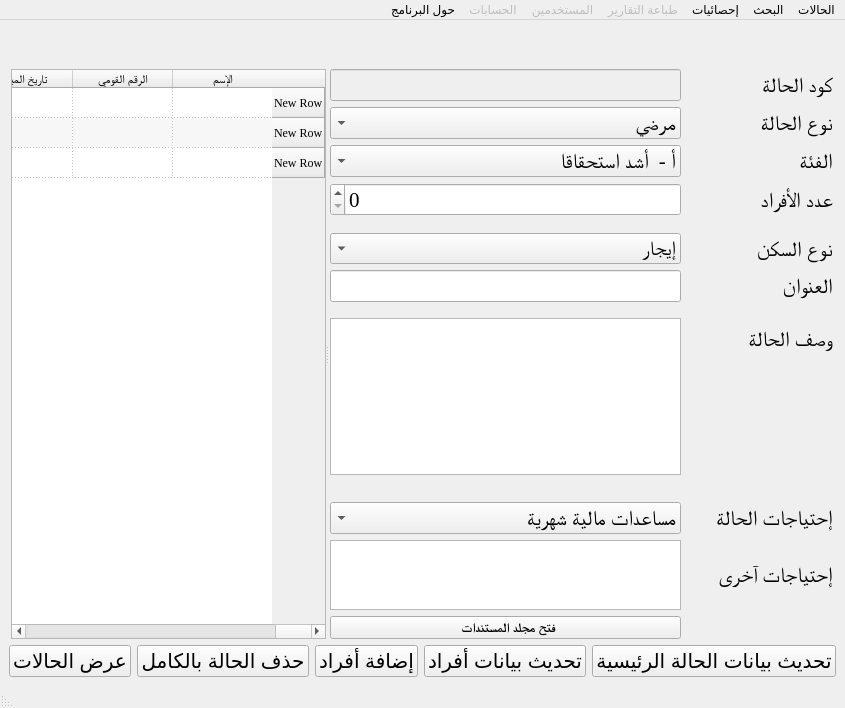
<?xml version="1.0" encoding="UTF-8"?>
<ui version="4.0">
 <class>show_case_in_form</class>
 <widget class="QMainWindow" name="show_case_in_form">
  <property name="geometry">
   <rect>
    <x>0</x>
    <y>0</y>
    <width>809</width>
    <height>708</height>
   </rect>
  </property>
  <property name="windowTitle">
   <string>برنامج جمعية مسجد الرحمن لإدارة الحالات - عرض نموذج الحالة - نسخة تجريبية</string>
  </property>
  <property name="layoutDirection">
   <enum>Qt::RightToLeft</enum>
  </property>
  <property name="styleSheet">
   <string notr="true">QPushButton{

    background-color:
        linear-gradient(#f0ff35, #a9ff00),
        radial-gradient(center 50% -40%, radius 200%, #b8ee36 45%, #80c800 50%);
    background-radius: 6, 5;
    background-insets: 0, 1;
    effect: dropshadow( three-pass-box , rgba(0,0,0,0.4) , 5, 0.0 , 0 , 1 );
    text-fill: #395306;

}</string>
  </property>
  <widget class="QWidget" name="centralwidget">
   <layout class="QGridLayout" name="gridLayout">
    <item row="0" column="1">
     <spacer name="verticalSpacer">
      <property name="font">
       <font>
        <family>Times New Roman</family>
       </font>
      </property>
      <property name="orientation">
       <enum>Qt::Vertical</enum>
      </property>
      <property name="sizeType">
       <enum>QSizePolicy::Fixed</enum>
      </property>
      <property name="sizeHint" stdset="0">
       <size>
        <width>20</width>
        <height>40</height>
       </size>
      </property>
     </spacer>
    </item>
    <item row="2" column="1">
     <layout class="QHBoxLayout" name="horizontalLayout">
      <item>
       <widget class="QPushButton" name="btn_update_main_case">
        <property name="font">
         <font>
          <pointsize>15</pointsize>
         </font>
        </property>
        <property name="styleSheet">
         <string notr="true"/>
        </property>
        <property name="text">
         <string>تحديث بيانات الحالة الرئيسية</string>
        </property>
       </widget>
      </item>
      <item>
       <widget class="QPushButton" name="btn_update_people">
        <property name="enabled">
         <bool>true</bool>
        </property>
        <property name="font">
         <font>
          <pointsize>15</pointsize>
         </font>
        </property>
        <property name="toolTip">
         <string>حدد أولا الرقم القومي للفرد ثم اضغط هنا</string>
        </property>
        <property name="text">
         <string>تحديث بيانات أفراد</string>
        </property>
       </widget>
      </item>
      <item>
       <widget class="QPushButton" name="btn_add_people">
        <property name="font">
         <font>
          <pointsize>15</pointsize>
         </font>
        </property>
        <property name="text">
         <string>إضافة أفراد</string>
        </property>
       </widget>
      </item>
      <item>
       <widget class="QPushButton" name="btn_delete_case">
        <property name="enabled">
         <bool>true</bool>
        </property>
        <property name="font">
         <font>
          <pointsize>15</pointsize>
         </font>
        </property>
        <property name="text">
         <string>حذف الحالة بالكامل</string>
        </property>
       </widget>
      </item>
      <item>
       <widget class="QPushButton" name="btn_view_cases">
        <property name="enabled">
         <bool>true</bool>
        </property>
        <property name="font">
         <font>
          <pointsize>15</pointsize>
         </font>
        </property>
        <property name="text">
         <string>عرض الحالات</string>
        </property>
       </widget>
      </item>
     </layout>
    </item>
    <item row="1" column="1">
     <widget class="QSplitter" name="splitter">
      <property name="font">
       <font>
        <family>Times New Roman</family>
       </font>
      </property>
      <property name="autoFillBackground">
       <bool>false</bool>
      </property>
      <property name="frameShape">
       <enum>QFrame::NoFrame</enum>
      </property>
      <property name="frameShadow">
       <enum>QFrame::Raised</enum>
      </property>
      <property name="lineWidth">
       <number>1</number>
      </property>
      <property name="midLineWidth">
       <number>0</number>
      </property>
      <property name="orientation">
       <enum>Qt::Horizontal</enum>
      </property>
      <property name="handleWidth">
       <number>20</number>
      </property>
      <widget class="QWidget" name="formLayoutWidget">
       <property name="font">
        <font>
         <family>Times New Roman</family>
        </font>
       </property>
       <layout class="QHBoxLayout" name="horizontalLayout_2">
        <item>
         <widget class="QSplitter" name="splitter_2">
          <property name="font">
           <font>
            <family>Times New Roman</family>
           </font>
          </property>
          <property name="orientation">
           <enum>Qt::Horizontal</enum>
          </property>
          <widget class="QWidget" name="formLayoutWidget_2">
           <property name="font">
            <font>
             <family>Times New Roman</family>
            </font>
           </property>
           <layout class="QFormLayout" name="formLayout_3">
            <item row="0" column="0">
             <widget class="QLabel" name="label">
              <property name="sizePolicy">
               <sizepolicy hsizetype="Preferred" vsizetype="Expanding">
                <horstretch>0</horstretch>
                <verstretch>0</verstretch>
               </sizepolicy>
              </property>
              <property name="font">
               <font>
                <family>Times New Roman</family>
                <pointsize>16</pointsize>
               </font>
              </property>
              <property name="text">
               <string> كود الحالة</string>
              </property>
             </widget>
            </item>
            <item row="0" column="1">
             <widget class="QLineEdit" name="c_id">
              <property name="enabled">
               <bool>false</bool>
              </property>
              <property name="sizePolicy">
               <sizepolicy hsizetype="Expanding" vsizetype="Expanding">
                <horstretch>0</horstretch>
                <verstretch>0</verstretch>
               </sizepolicy>
              </property>
              <property name="font">
               <font>
                <family>Times New Roman</family>
                <pointsize>16</pointsize>
               </font>
              </property>
              <property name="alignment">
               <set>Qt::AlignRight|Qt::AlignTrailing|Qt::AlignVCenter</set>
              </property>
              <property name="placeholderText">
               <string/>
              </property>
             </widget>
            </item>
            <item row="1" column="0">
             <widget class="QLabel" name="label_2">
              <property name="sizePolicy">
               <sizepolicy hsizetype="Preferred" vsizetype="Expanding">
                <horstretch>0</horstretch>
                <verstretch>0</verstretch>
               </sizepolicy>
              </property>
              <property name="font">
               <font>
                <family>Times New Roman</family>
                <pointsize>16</pointsize>
               </font>
              </property>
              <property name="text">
               <string> نوع الحالة</string>
              </property>
              <property name="buddy">
               <cstring>type_of_case</cstring>
              </property>
             </widget>
            </item>
            <item row="1" column="1">
             <widget class="QComboBox" name="type_of_case">
              <property name="sizePolicy">
               <sizepolicy hsizetype="Preferred" vsizetype="Expanding">
                <horstretch>0</horstretch>
                <verstretch>0</verstretch>
               </sizepolicy>
              </property>
              <property name="font">
               <font>
                <family>Times New Roman</family>
                <pointsize>16</pointsize>
               </font>
              </property>
              <item>
               <property name="text">
                <string>مرضي</string>
               </property>
              </item>
              <item>
               <property name="text">
                <string>أرملة</string>
               </property>
              </item>
              <item>
               <property name="text">
                <string>أيتام</string>
               </property>
              </item>
              <item>
               <property name="text">
                <string>مطلقة</string>
               </property>
              </item>
              <item>
               <property name="text">
                <string>هجر</string>
               </property>
              </item>
              <item>
               <property name="text">
                <string>اقتصادية</string>
               </property>
              </item>
              <item>
               <property name="text">
                <string>مسن</string>
               </property>
              </item>
              <item>
               <property name="text">
                <string>إعاقة</string>
               </property>
              </item>
             </widget>
            </item>
            <item row="3" column="0">
             <widget class="QLabel" name="label_3">
              <property name="sizePolicy">
               <sizepolicy hsizetype="Preferred" vsizetype="Expanding">
                <horstretch>0</horstretch>
                <verstretch>0</verstretch>
               </sizepolicy>
              </property>
              <property name="font">
               <font>
                <family>Times New Roman</family>
                <pointsize>16</pointsize>
               </font>
              </property>
              <property name="text">
               <string> الفئة</string>
              </property>
             </widget>
            </item>
            <item row="3" column="1">
             <widget class="QComboBox" name="case_class">
              <property name="sizePolicy">
               <sizepolicy hsizetype="Preferred" vsizetype="Expanding">
                <horstretch>0</horstretch>
                <verstretch>0</verstretch>
               </sizepolicy>
              </property>
              <property name="font">
               <font>
                <family>Times New Roman</family>
                <pointsize>16</pointsize>
               </font>
              </property>
              <item>
               <property name="text">
                <string>أ -  أشد استحقاقا</string>
               </property>
              </item>
              <item>
               <property name="text">
                <string>ب - متوسطة الاستحقاق</string>
               </property>
              </item>
              <item>
               <property name="text">
                <string>ج - حالات موسمية</string>
               </property>
              </item>
              <item>
               <property name="text">
                <string>د - حالات مرفوضة</string>
               </property>
              </item>
             </widget>
            </item>
            <item row="4" column="0">
             <widget class="QLabel" name="label_17">
              <property name="sizePolicy">
               <sizepolicy hsizetype="Preferred" vsizetype="Expanding">
                <horstretch>0</horstretch>
                <verstretch>0</verstretch>
               </sizepolicy>
              </property>
              <property name="font">
               <font>
                <family>Times New Roman</family>
                <pointsize>16</pointsize>
               </font>
              </property>
              <property name="text">
               <string> عدد الأفراد</string>
              </property>
             </widget>
            </item>
            <item row="4" column="1">
             <widget class="QSpinBox" name="family_count">
              <property name="sizePolicy">
               <sizepolicy hsizetype="Minimum" vsizetype="Expanding">
                <horstretch>0</horstretch>
                <verstretch>0</verstretch>
               </sizepolicy>
              </property>
              <property name="font">
               <font>
                <family>Times New Roman</family>
                <pointsize>16</pointsize>
               </font>
              </property>
             </widget>
            </item>
            <item row="7" column="0">
             <spacer name="verticalSpacer_2">
              <property name="font">
               <font>
                <family>Times New Roman</family>
               </font>
              </property>
              <property name="orientation">
               <enum>Qt::Vertical</enum>
              </property>
              <property name="sizeHint" stdset="0">
               <size>
                <width>20</width>
                <height>40</height>
               </size>
              </property>
             </spacer>
            </item>
            <item row="8" column="0">
             <widget class="QLabel" name="label_19">
              <property name="sizePolicy">
               <sizepolicy hsizetype="Preferred" vsizetype="Expanding">
                <horstretch>0</horstretch>
                <verstretch>0</verstretch>
               </sizepolicy>
              </property>
              <property name="font">
               <font>
                <family>Times New Roman</family>
                <pointsize>16</pointsize>
               </font>
              </property>
              <property name="text">
               <string> نوع السكن</string>
              </property>
             </widget>
            </item>
            <item row="8" column="1">
             <widget class="QComboBox" name="home_type">
              <property name="sizePolicy">
               <sizepolicy hsizetype="Preferred" vsizetype="Expanding">
                <horstretch>0</horstretch>
                <verstretch>0</verstretch>
               </sizepolicy>
              </property>
              <property name="font">
               <font>
                <family>Times New Roman</family>
                <pointsize>15</pointsize>
               </font>
              </property>
              <item>
               <property name="text">
                <string>إيجار</string>
               </property>
              </item>
              <item>
               <property name="text">
                <string>ملك</string>
               </property>
              </item>
              <item>
               <property name="text">
                <string>عائلة</string>
               </property>
              </item>
             </widget>
            </item>
            <item row="9" column="0">
             <widget class="QLabel" name="label_20">
              <property name="sizePolicy">
               <sizepolicy hsizetype="Preferred" vsizetype="Expanding">
                <horstretch>0</horstretch>
                <verstretch>0</verstretch>
               </sizepolicy>
              </property>
              <property name="font">
               <font>
                <family>Times New Roman</family>
                <pointsize>16</pointsize>
               </font>
              </property>
              <property name="text">
               <string> العنوان      </string>
              </property>
             </widget>
            </item>
            <item row="9" column="1">
             <widget class="QLineEdit" name="address">
              <property name="font">
               <font>
                <family>Times New Roman</family>
                <pointsize>16</pointsize>
               </font>
              </property>
             </widget>
            </item>
            <item row="11" column="0">
             <spacer name="verticalSpacer_4">
              <property name="orientation">
               <enum>Qt::Vertical</enum>
              </property>
              <property name="sizeHint" stdset="0">
               <size>
                <width>20</width>
                <height>40</height>
               </size>
              </property>
             </spacer>
            </item>
            <item row="12" column="0">
             <widget class="QLabel" name="label_4">
              <property name="font">
               <font>
                <family>Times New Roman</family>
                <pointsize>16</pointsize>
               </font>
              </property>
              <property name="text">
               <string> وصف الحالة   </string>
              </property>
             </widget>
            </item>
            <item row="12" column="1">
             <widget class="QTextEdit" name="case_describtion">
              <property name="sizePolicy">
               <sizepolicy hsizetype="Expanding" vsizetype="Expanding">
                <horstretch>0</horstretch>
                <verstretch>0</verstretch>
               </sizepolicy>
              </property>
              <property name="sizeIncrement">
               <size>
                <width>0</width>
                <height>0</height>
               </size>
              </property>
              <property name="baseSize">
               <size>
                <width>0</width>
                <height>0</height>
               </size>
              </property>
              <property name="font">
               <font>
                <family>Times New Roman</family>
                <pointsize>16</pointsize>
               </font>
              </property>
             </widget>
            </item>
            <item row="14" column="0">
             <spacer name="verticalSpacer_3">
              <property name="orientation">
               <enum>Qt::Vertical</enum>
              </property>
              <property name="sizeHint" stdset="0">
               <size>
                <width>20</width>
                <height>40</height>
               </size>
              </property>
             </spacer>
            </item>
            <item row="15" column="0">
             <spacer name="verticalSpacer_5">
              <property name="orientation">
               <enum>Qt::Vertical</enum>
              </property>
              <property name="sizeHint" stdset="0">
               <size>
                <width>20</width>
                <height>40</height>
               </size>
              </property>
             </spacer>
            </item>
            <item row="16" column="0">
             <widget class="QLabel" name="label_21">
              <property name="sizePolicy">
               <sizepolicy hsizetype="Preferred" vsizetype="Expanding">
                <horstretch>0</horstretch>
                <verstretch>0</verstretch>
               </sizepolicy>
              </property>
              <property name="font">
               <font>
                <family>Times New Roman</family>
                <pointsize>16</pointsize>
               </font>
              </property>
              <property name="text">
               <string> إحتياجات الحالة   </string>
              </property>
             </widget>
            </item>
            <item row="16" column="1">
             <widget class="QComboBox" name="case_needs">
              <property name="sizePolicy">
               <sizepolicy hsizetype="Preferred" vsizetype="Expanding">
                <horstretch>0</horstretch>
                <verstretch>0</verstretch>
               </sizepolicy>
              </property>
              <property name="font">
               <font>
                <family>Times New Roman</family>
                <pointsize>16</pointsize>
               </font>
              </property>
              <item>
               <property name="text">
                <string>مساعدات مالية شهرية</string>
               </property>
              </item>
              <item>
               <property name="text">
                <string>مساعدات موسمية</string>
               </property>
              </item>
              <item>
               <property name="text">
                <string>ادخال مرافق</string>
               </property>
              </item>
              <item>
               <property name="text">
                <string>أثاث</string>
               </property>
              </item>
              <item>
               <property name="text">
                <string>متابعة تعليم أولاد</string>
               </property>
              </item>
              <item>
               <property name="text">
                <string>حل مشاكل أسرية</string>
               </property>
              </item>
              <item>
               <property name="text">
                <string>مشروع لزيادة الدخل</string>
               </property>
              </item>
              <item>
               <property name="text">
                <string>طبية وعلاج</string>
               </property>
              </item>
              <item>
               <property name="text">
                <string>آخرى</string>
               </property>
              </item>
             </widget>
            </item>
            <item row="18" column="0">
             <widget class="QLabel" name="label_22">
              <property name="sizePolicy">
               <sizepolicy hsizetype="Preferred" vsizetype="Expanding">
                <horstretch>0</horstretch>
                <verstretch>0</verstretch>
               </sizepolicy>
              </property>
              <property name="font">
               <font>
                <family>Times New Roman</family>
                <pointsize>16</pointsize>
               </font>
              </property>
              <property name="text">
               <string> إحتياجات آخرى      </string>
              </property>
             </widget>
            </item>
            <item row="18" column="1">
             <widget class="QTextEdit" name="other_needs">
              <property name="sizePolicy">
               <sizepolicy hsizetype="Expanding" vsizetype="Preferred">
                <horstretch>0</horstretch>
                <verstretch>40</verstretch>
               </sizepolicy>
              </property>
              <property name="font">
               <font>
                <family>Times New Roman</family>
                <pointsize>16</pointsize>
               </font>
              </property>
             </widget>
            </item>
            <item row="19" column="1">
             <widget class="QPushButton" name="btn_open_folder">
              <property name="font">
               <font>
                <pointsize>10</pointsize>
                <weight>75</weight>
                <bold>true</bold>
               </font>
              </property>
              <property name="toolTip">
               <string>&lt;html&gt;&lt;head/&gt;&lt;body&gt;&lt;p&gt;&lt;span style=&quot; font-weight:400;&quot;&gt;يرجي تحديد الفرد اولا لفتح المجلد الخاص به&lt;/span&gt;&lt;/p&gt;&lt;/body&gt;&lt;/html&gt;</string>
              </property>
              <property name="text">
               <string>  فتح مجلد المستندات</string>
              </property>
             </widget>
            </item>
           </layout>
          </widget>
          <widget class="QWidget" name="formLayoutWidget_3">
           <property name="font">
            <font>
             <family>Times New Roman</family>
            </font>
           </property>
           <layout class="QHBoxLayout" name="horizontalLayout_3">
            <item>
             <widget class="QTableWidget" name="tableWidget">
              <property name="alternatingRowColors">
               <bool>true</bool>
              </property>
              <property name="gridStyle">
               <enum>Qt::DotLine</enum>
              </property>
              <row>
               <property name="text">
                <string>New Row</string>
               </property>
              </row>
              <row>
               <property name="text">
                <string>New Row</string>
               </property>
              </row>
              <row>
               <property name="text">
                <string>New Row</string>
               </property>
              </row>
              <column>
               <property name="text">
                <string>الإسم</string>
               </property>
              </column>
              <column>
               <property name="text">
                <string>الرقم القومي</string>
               </property>
              </column>
              <column>
               <property name="text">
                <string>تاريخ الميلاد</string>
               </property>
              </column>
              <column>
               <property name="text">
                <string>السن</string>
               </property>
              </column>
              <column>
               <property name="text">
                <string>الصفة</string>
               </property>
              </column>
              <column>
               <property name="text">
                <string>الوظيفة</string>
               </property>
              </column>
              <column>
               <property name="text">
                <string>الحالة التعليمية</string>
               </property>
              </column>
              <column>
               <property name="text">
                <string>الحالة الصحية</string>
               </property>
              </column>
              <column>
               <property name="text">
                <string>وصف الحالة المرضية</string>
               </property>
              </column>
              <column>
               <property name="text">
                <string>رقم التليفون</string>
               </property>
              </column>
              <column>
               <property name="text">
                <string>بيان الدخل</string>
               </property>
              </column>
              <column>
               <property name="text">
                <string>مبلغ الدخل</string>
               </property>
              </column>
              <column>
               <property name="text">
                <string>دخل من مصادر آخرى</string>
               </property>
              </column>
              <column>
               <property name="text">
                <string>إسم الجهة</string>
               </property>
              </column>
              <column>
               <property name="text">
                <string>مبلغ من مصادر آخرى</string>
               </property>
              </column>
              <column>
               <property name="text">
                <string>مجلد المستندات</string>
               </property>
              </column>
             </widget>
            </item>
           </layout>
          </widget>
         </widget>
        </item>
       </layout>
      </widget>
     </widget>
    </item>
   </layout>
  </widget>
  <widget class="QMenuBar" name="menubar">
   <property name="geometry">
    <rect>
     <x>0</x>
     <y>0</y>
     <width>809</width>
     <height>21</height>
    </rect>
   </property>
   <widget class="QMenu" name="mn_cases">
    <property name="title">
     <string>الحالات</string>
    </property>
    <addaction name="mn_view_cases"/>
    <addaction name="separator"/>
    <addaction name="mn_input_cases"/>
    <addaction name="separator"/>
    <addaction name="mn_update_case"/>
   </widget>
   <widget class="QMenu" name="mn_search">
    <property name="title">
     <string>البحث</string>
    </property>
    <widget class="QMenu" name="mn_search_adv">
     <property name="title">
      <string>بحث متقدم</string>
     </property>
     <addaction name="mn_search_code"/>
     <addaction name="mn_search_name"/>
     <addaction name="mn_search_age"/>
     <addaction name="mn_search_natid"/>
     <addaction name="mn_search_salary"/>
     <addaction name="mn_search_jop"/>
     <addaction name="mn_search_count_f"/>
     <addaction name="mn_search_phone"/>
    </widget>
    <addaction name="mn_search_cmb"/>
    <addaction name="separator"/>
    <addaction name="mn_search_adv"/>
   </widget>
   <widget class="QMenu" name="mn_print">
    <property name="enabled">
     <bool>false</bool>
    </property>
    <property name="title">
     <string>طباعة التقارير</string>
    </property>
    <addaction name="action_15"/>
    <addaction name="action_16"/>
    <addaction name="action_17"/>
   </widget>
   <widget class="QMenu" name="mn_users">
    <property name="enabled">
     <bool>false</bool>
    </property>
    <property name="title">
     <string>المستخدمين</string>
    </property>
    <addaction name="action_18"/>
    <addaction name="action_19"/>
    <addaction name="action_20"/>
   </widget>
   <widget class="QMenu" name="mn_about">
    <property name="title">
     <string>حول البرنامج</string>
    </property>
    <addaction name="mn_explain"/>
    <addaction name="mn_contact"/>
   </widget>
   <widget class="QMenu" name="mn_accounting">
    <property name="enabled">
     <bool>false</bool>
    </property>
    <property name="title">
     <string>الحسابات</string>
    </property>
    <addaction name="action_1"/>
    <addaction name="action_2"/>
    <addaction name="action_3"/>
   </widget>
   <widget class="QMenu" name="mn_statistics">
    <property name="title">
     <string>إحصائيات</string>
    </property>
    <addaction name="mn_cases_counter"/>
   </widget>
   <addaction name="mn_cases"/>
   <addaction name="mn_search"/>
   <addaction name="mn_statistics"/>
   <addaction name="mn_print"/>
   <addaction name="mn_users"/>
   <addaction name="mn_accounting"/>
   <addaction name="mn_about"/>
  </widget>
  <widget class="QStatusBar" name="statusbar"/>
  <action name="mn_view_cases">
   <property name="text">
    <string>عرض الحالات</string>
   </property>
  </action>
  <action name="mn_input_cases">
   <property name="text">
    <string>ادخال بيانات</string>
   </property>
  </action>
  <action name="mn_update_case">
   <property name="text">
    <string>تحديث بيانات</string>
   </property>
  </action>
  <action name="mn_search_cmb">
   <property name="text">
    <string>بحث بالقوائم المنسدلة</string>
   </property>
  </action>
  <action name="mn_search_name">
   <property name="text">
    <string>بالاسم</string>
   </property>
  </action>
  <action name="mn_search_age">
   <property name="text">
    <string>بالسن</string>
   </property>
  </action>
  <action name="mn_search_natid">
   <property name="text">
    <string>الرقم القومي</string>
   </property>
  </action>
  <action name="mn_search_salary">
   <property name="text">
    <string>مبلغ الدخل</string>
   </property>
  </action>
  <action name="mn_search_jop">
   <property name="text">
    <string>الوظيفة</string>
   </property>
  </action>
  <action name="mn_search_count_f">
   <property name="text">
    <string>عدد أفراد الحالة</string>
   </property>
  </action>
  <action name="mn_search_phone">
   <property name="text">
    <string>رقم التليفون</string>
   </property>
  </action>
  <action name="action_15">
   <property name="text">
    <string>تجريبي 1</string>
   </property>
  </action>
  <action name="action_16">
   <property name="text">
    <string>تجريبي 2</string>
   </property>
  </action>
  <action name="action_17">
   <property name="text">
    <string>تجريبي 3</string>
   </property>
  </action>
  <action name="action_18">
   <property name="text">
    <string>تجريبي 1</string>
   </property>
  </action>
  <action name="action_19">
   <property name="text">
    <string>تجريبي 2</string>
   </property>
  </action>
  <action name="action_20">
   <property name="text">
    <string>تجريبي 3</string>
   </property>
  </action>
  <action name="mn_explain">
   <property name="text">
    <string>كيفية الاستخدام</string>
   </property>
  </action>
  <action name="mn_contact">
   <property name="text">
    <string>الاتصال بمطور البرنامج</string>
   </property>
  </action>
  <action name="action_1">
   <property name="enabled">
    <bool>true</bool>
   </property>
   <property name="text">
    <string>تجريبي 1</string>
   </property>
  </action>
  <action name="action_2">
   <property name="text">
    <string>تجريبي 2</string>
   </property>
  </action>
  <action name="action_3">
   <property name="text">
    <string>تجريبي 3</string>
   </property>
  </action>
  <action name="mn_search_code">
   <property name="text">
    <string>بالكود</string>
   </property>
  </action>
  <action name="mn_cases_counter">
   <property name="text">
    <string>عدد الحالات</string>
   </property>
  </action>
 </widget>
 <tabstops>
  <tabstop>btn_update_main_case</tabstop>
  <tabstop>btn_update_people</tabstop>
  <tabstop>btn_view_cases</tabstop>
 </tabstops>
 <resources/>
 <connections/>
</ui>
